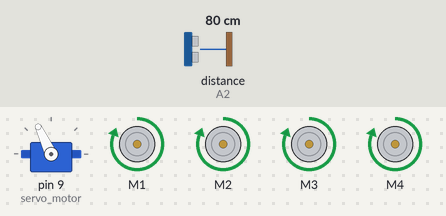
A sketch run on a simulated Arduino Uno, built with avr-gcc and run on an emulated ATmega328P. Shown: servo, 4 × DC motor (green arrow = forward, orange = backward, longer = faster). Inputs (shaded band) come from the test bench; at power-on: distance to the obstacle (sensor on A2) 80 cm. The echo pulse lasts 58.3 µs per cm.

Above: at 3.9 s.
4.0 s: distance to the obstacle (sensor on A2) set to 22 cm
5.5 s: distance to the obstacle (sensor on A2) set to 19 cm
At 7.1 s:
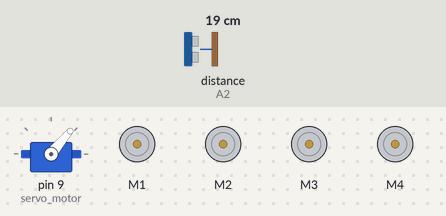
8.5 s: distance to the obstacle (sensor on A2) set to 35 cm
At 9.8 s:
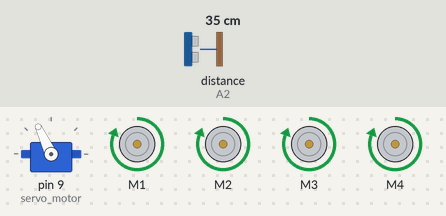
10.1 s: distance to the obstacle (sensor on A2) set to 2 cm
At 13.4 s:
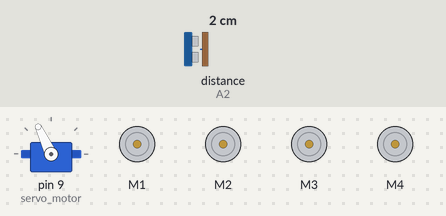
Timing chart, 0 to 14.1 s (numbered marks = the images above; inputs shaded):
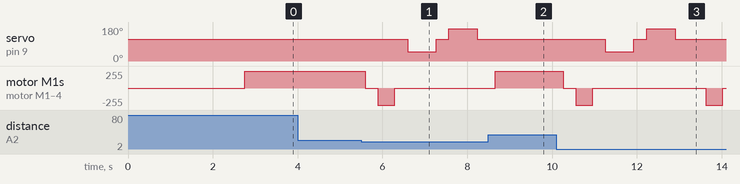

The sketch:

obstacle_car_new.ino
```cpp
#include <AFMotor.h>

#include <Servo.h>

#include <NewPing.h>

AF_DCMotor motor1(1, MOTOR12_1KHZ);
AF_DCMotor motor2(2, MOTOR12_1KHZ);
AF_DCMotor motor3(3, MOTOR34_1KHZ);
AF_DCMotor motor4(4, MOTOR34_1KHZ);

#define trig_pin A1 //analog input 1
#define echo_pin A2 //analog input 2

#define maximum_distance 200
boolean goesForward = false;
int distance = 100;

NewPing sonar(trig_pin, echo_pin, maximum_distance); //sensor function
Servo servo_motor; //our servo name


void setup(){

  // pinMode(RightMotorForward, OUTPUT);
  // pinMode(LeftMotorForward, OUTPUT);
  // pinMode(LeftMotorBackward, OUTPUT);
  // pinMode(RightMotorBackward, OUTPUT);

  servo_motor.attach(9); // 1st servo

  servo_motor.write(115);
  delay(2000);
  distance = readPing();
  delay(100);
  distance = readPing();
  delay(100);
  distance = readPing();
  delay(100);
  distance = readPing();
  delay(100);
}

void loop(){

  int distanceRight = 0;
  int distanceLeft = 0;
  delay(50);

  if (distance <= 20){
    moveStop();
    delay(300);
    moveBackward();
    delay(400);
    moveStop();
    delay(300);
    distanceRight = lookRight();
    delay(300);
    distanceLeft = lookLeft();
    delay(300);

    if (distance >= distanceLeft){
      turnRight();
      moveStop();
    }
    else{
      turnLeft();
      moveStop();
    }
  }
  else{
    moveForward();
  }
    distance = readPing();
}


int lookRight(){
  servo_motor.write(50);
  delay(500);
  int distance = readPing();
  delay(100);
  servo_motor.write(115);
  return distance;
}

int lookLeft(){
  servo_motor.write(170);
  delay(500);
  int distance = readPing();
  delay(100);
  servo_motor.write(115);
  return distance;
  delay(100);
}

int readPing(){
  delay(70);
  int cm = sonar.ping_cm();
  if (cm==0){
    cm=250;
  }
  Serial.print(cm);
  Serial.print("\n");
  return cm;
}


//--------------------------DIY builder motor funcs---------------------------

void forward()
{
  motor1.setSpeed(255); //Define maximum velocity
  motor1.run(FORWARD); //rotate the motor clockwise
  motor2.setSpeed(255); //Define maximum velocity
  motor2.run(FORWARD); //rotate the motor clockwise
  motor3.setSpeed(255);//Define maximum velocity
  motor3.run(FORWARD); //rotate the motor clockwise
  motor4.setSpeed(255);//Define maximum velocity
  motor4.run(FORWARD); //rotate the motor clockwise
}

void back()
{
  motor1.setSpeed(255); //Define maximum velocity
  motor1.run(BACKWARD); //rotate the motor anti-clockwise
  motor2.setSpeed(255); //Define maximum velocity
  motor2.run(BACKWARD); //rotate the motor anti-clockwise
  motor3.setSpeed(255); //Define maximum velocity
  motor3.run(BACKWARD); //rotate the motor anti-clockwise
  motor4.setSpeed(255); //Define maximum velocity
  motor4.run(BACKWARD); //rotate the motor anti-clockwise
}

void left()
{
  motor1.setSpeed(255); //Define maximum velocity
  motor1.run(BACKWARD); //rotate the motor anti-clockwise
  motor2.setSpeed(255); //Define maximum velocity
  motor2.run(BACKWARD); //rotate the motor anti-clockwise
  motor3.setSpeed(255); //Define maximum velocity
  motor3.run(FORWARD);  //rotate the motor clockwise
  motor4.setSpeed(255); //Define maximum velocity
  motor4.run(FORWARD);  //rotate the motor clockwise
}

void right()
{
  motor1.setSpeed(255); //Define maximum velocity
  motor1.run(FORWARD); //rotate the motor clockwise
  motor2.setSpeed(255); //Define maximum velocity
  motor2.run(FORWARD); //rotate the motor clockwise
  motor3.setSpeed(255); //Define maximum velocity
  motor3.run(BACKWARD); //rotate the motor anti-clockwise
  motor4.setSpeed(255); //Define maximum velocity
  motor4.run(BACKWARD); //rotate the motor anti-clockwise
}

void Stop()
{
  motor1.setSpeed(0); //Define minimum velocity
  motor1.run(RELEASE); //stop the motor when release the button
  motor2.setSpeed(0); //Define minimum velocity
  motor2.run(RELEASE); //rotate the motor clockwise
  motor3.setSpeed(0); //Define minimum velocity
  motor3.run(RELEASE); //stop the motor when release the button
  motor4.setSpeed(0); //Define minimum velocity
  motor4.run(RELEASE); //stop the motor when release the button
}
//-------------------------end---------------------


void moveStop(){
  Stop();
}

void moveForward(){

  if(!goesForward){

    goesForward=true;

    forward();
  }
}

void moveBackward(){

  goesForward=false;
  back();

}

void turnRight(){
  right();

}

void turnLeft(){
  left();

}
```

Measured:
- the behaviour switches between 21 and 20 cm on distance to the obstacle (sensor on A2) (found by bisection; images 0 and 1)
- after the input at 4.0 s, every drawn part: stays the same
- after the input at 5.5 s, servo on pin 9 (servo_motor): 115° → 50° after 1.1 s, → 115° 0.67 s later, → 170° 0.30 s later, → 115° 0.67 s later; motor M1–4: forward 255/255 → stopped after 0.09 s, → backward 255/255 0.30 s later, → stopped 0.40 s later
- after the input at 8.5 s, servo on pin 9 (servo_motor): stays 115° (without the input it goes to 50° after 1.2 s)
- after the input at 10.1 s, servo on pin 9 (servo_motor): 115° → 50° after 1.2 s, → 115° 0.67 s later, → 170° 0.30 s later, → 115° 0.67 s later; motor M1–4: goes stopped 0.30 s, backward 255/255 0.40 s, stopped 2.7 s, backward 255/255 0.40 s, then stopped, starting after 0.16 s
